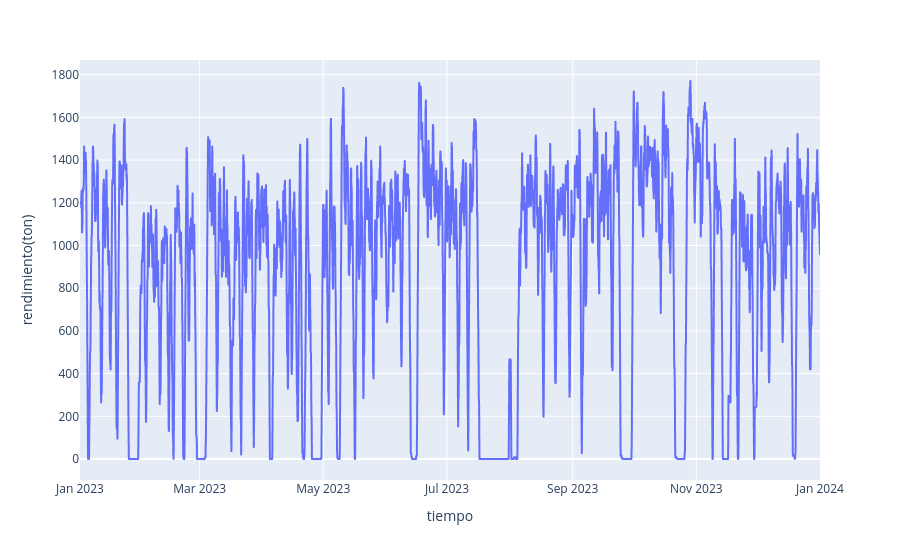

The notebook cell this image was saved under:
### Code cell
variable = df_trend.columns[5]
linePlot(data = df_trend, x=df_trend.index, y=variable, color=None)

### Figure 1 — Plotly figure (JSON) as saved in the notebook; plotly's stock layout.template omitted (floating-point values rounded to 4 significant figures; data arrays with more than 128 entries replaced by an {"elided": "..."} marker saying what was removed)
{"data": [{"hovertemplate": "tiempo=%{x}<br>rendimiento(ton)=%{y}<extra></extra>", "legendgroup": "", "line": {"color": "#636efa", "dash": "solid"}, "marker": {"symbol": "circle"}, "mode": "lines", "name": "", "showlegend": false, "type": "scattergl", "x": {"elided": "8761 str values"}, "xaxis": "x", "y": {"elided": "8761 float values"}, "yaxis": "y"}], "layout": {"legend": {"tracegroupgap": 0}, "margin": {"t": 60}, "xaxis": {"anchor": "y", "domain": [0, 1], "title": {"text": "tiempo"}}, "yaxis": {"anchor": "x", "domain": [0, 1], "title": {"text": "rendimiento(ton)"}}}}
